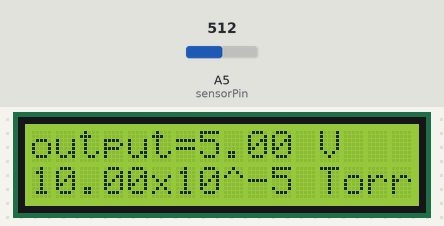
A sketch run on a simulated Arduino Uno, built with avr-gcc and run on an emulated ATmega328P. Shown: 16×2 character LCD. Inputs (shaded band) come from the test bench; at power-on: A5 (sensorPin) = 512.

Above: at 1.2 s.
1.3 s: A5 (sensorPin) set to 716
At 2.2 s:
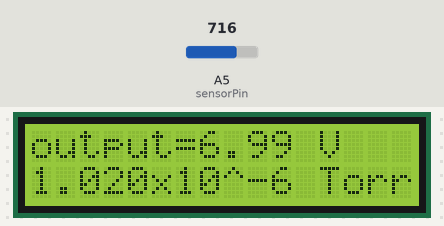
3.0 s: A5 (sensorPin) set to 900
At 4.0 s:
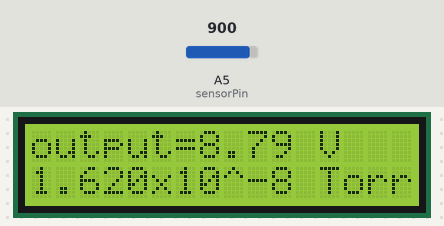
4.6 s: A5 (sensorPin) set to 1023
At 5.7 s:
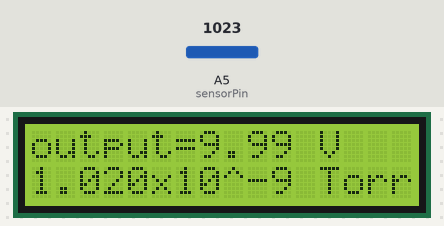
Timing chart, 0 to 7.6 s (numbered marks = the images above; inputs shaded):
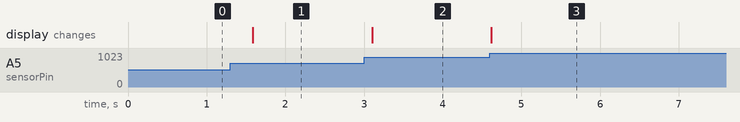

The sketch:

ADC_LCDDisplay0.ino
```cpp
/* ADC and LCD to read and display analog out of Varian Multiguage

  The circuit:LCD 1602
 * LCD RS pin to digital pin 12
 * LCD Enable pin to digital pin 11
 * LCD D4 pin to digital pin 5
 * LCD D5 pin to digital pin 4
 * LCD D6 pin to digital pin 3
 * LCD D7 pin to digital pin 2
 * LCD R/W pin to ground
 * LCD VSS pin to ground
 * LCD VCC pin to 5V
 * 10K resistor:
 * ends to +5V and ground
 * wiper to LCD VO pin (pin 3)

 Read analog pin A5
 and convert to pressure (in Torr) for Varian multiguage
*/

// include the library code:
#include <LiquidCrystal.h>

// initialize the library with the numbers of the interface pins
LiquidCrystal lcd(12, 11, 5, 4, 3, 2);

int sensorPin = A5; // input pin
float vout = 0;

void setup() {
  // put your setup code here, to run once:
  // set up the LCD's number of columns and rows:
  lcd.begin(16, 2);
//  lcd.print("ADC value from A5");
  analogReference(DEFAULT);
 }

void loop() {
  // put your main code here, to run repeatedly:
  int dig;
  float exponent;
  vout = analogRead(sensorPin)*4.883*0.001*2
  ;
  lcd.setCursor(0,0);
  lcd.print("output=");
  lcd.setCursor(7,0);
  lcd.print(vout);
  lcd.setCursor(12,0);
  lcd.print("V");
  lcd.setCursor(0,1);
  dig=(int) vout;
  exponent = pow(10,1-vout+dig);
  lcd.print(exponent);
  lcd.setCursor(5,1);
  lcd.print("x10^-");
  lcd.setCursor(10,1);
  lcd.print(dig);
  lcd.setCursor(12,1);
  lcd.print("Torr");
  delay(500);
}
```

Measured:
- after the input at 1.3 s, the display: changes after 0.29 s (image 1)
- after the input at 3.0 s, the display: changes after 0.10 s (image 2)
- after the input at 4.6 s, the display: changes at once (image 3)
